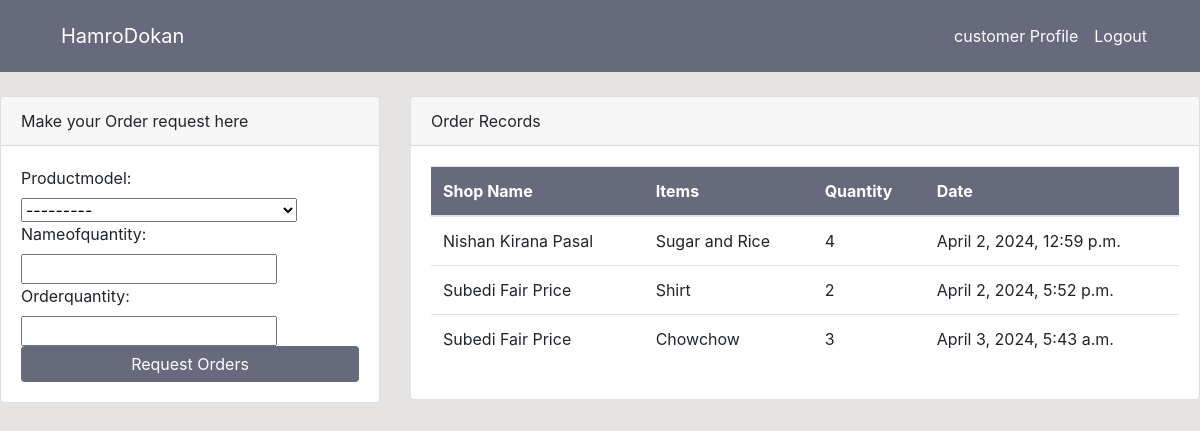
Page /user/order/ (signed in) on the committed database.
### HamroDokan/models.py (models this page shows, shortened)
class ordermodel(models.Model):
    productmodel= models.ForeignKey(productmodel,on_delete=models.CASCADE,null=True)
    nameofquantity= models.CharField(max_length=100,null=True)
    staffmodel = models.ForeignKey(User,models.CASCADE,null=True)
    orderquantity = models.PositiveIntegerField(null=True)
    dates = models.DateTimeField(auto_now_add=True)
    class Meta:
        verbose_name_plural = 'Orders'

class productmodel(models.Model):
    name= models.CharField(max_length=100)
    location= models.CharField(max_length=100)
    whatsapp_number = models.CharField(max_length=20,default='')  # Store WhatsApp number as string
    description=models.CharField(max_length=1000)
    imageshop = models.ImageField(default='',upload_to='vendor_images')
    def __str__(self):
        return f'{self.name} {self.location}'
    class Meta:
        verbose_name_plural = 'Shop List'

### HamroDokan/views.py (the view)
# urls.py: path('user/order/', views.indexpage,name='userorder'),
@login_required(login_url='login')
def indexpage(request):
    countwk = User.objects.all().count()
    orders = ordermodel.objects.all()
    products = productmodel.objects.all()
    ordercount = ordermodel.objects.all().count()
    if request.method == 'POST':
        form = orderform(request.POST)
        if form.is_valid():
            instance = form.save(commit=False)
            instance.staffmodel = request.user
            instance.save()
            return redirect('userorder')
    else:
        form = orderform()
    context={
        'orders': orders,
        'products': products,
        'form':form,
        'countwk': countwk,
        'ordercount':ordercount
    }
    return render(request,'VendorSection/index.html',context)

### HamroDokan/forms.py
class orderform(forms.ModelForm):
    class Meta:
        model = ordermodel
        fields = ['productmodel','nameofquantity','orderquantity']

### HamroDokan/templates/VendorSection/index.html (shortened to what this page needs)
{% extends 'Partials/base.html'%}
{% block content %}
{% if user.is_authenticated and user.is_staff and user.is_superuser %}
{% include 'Partials/topnav.html'%}
    <div class="container">
        <div class="row my-5">
            <div class="col-md-6">
                <div class="bg-white">
                    <canvas id="myChart1" width="400" height="300"></canvas>
                    <script>
                        var ctx = document.getElementById('myChart1').getContext('2d');
                        var myChart1 = new Chart(ctx, {
                            type: 'pie',
                            data: {
                                labels: [{% for order in orders %} '{{order.nameofquantity}}', {% endfor %}],
                                datasets: [{
                                    label: 'Orders',
                                    data: [{% for order in orders %} {{order.orderquantity}}, {% endfor %}],
                                    backgroundColor: [
                                    'rgba(123, 91, 255, 1)',
                                    'rgba(85, 209, 86, 1)',
                                    'rgba(86, 209, 255, 1)',
                                    'rgba(75, 132, 192, 1)',
                                    'rgba(12, 82, 255, 1)',
                                    'rgba(64, 19, 255, 1)',
                                    'rgba(132, 99, 255, 1)',
                                    'rgba(54, 12, 235, 1)',
                                    'rgba(86, 206, 255, 1)',
                                    'rgba(10, 10, 10, 1)'
                                    ],
                                    borderColor: [
                                        'rgba(0, 0, 0, 1)',
                                        'rgba(0, 0, 0, 1)',
                                        'rgba(0, 0, 0, 1)',
                                        'rgba(0, 0, 0, 1)',
                                        'rgba(0, 0, 0, 1)',
                                        'rgba(0, 0, 0, 1)',
                                        'rgba(0, 0, 0, 1)',
                                        'rgba(0, 0, 0, 1)',
                                        'rgba(0, 0, 0, 1)',
                                        'rgba(0, 0, 0, 1)'
                                    ],
                                    borderWidth: 1
                                }]
                            },
                            options: {
                                scales: {
                                    yAxes: [{
                                        ticks: {
                                            beginAtZero: true
                                        }
                                    }]
                                }
                            }
                        });
                    </script>
                </div>
            </div>
            <div class="col-md-6">
                <div class="bg-white">
                    <canvas id="myChart" width="400" height="300"></canvas>
                    <script>
                        var ctx = document.getElementById('myChart').getContext('2d');
                        var myChart = new Chart(ctx, {
                            type: 'bar',
                            data: {
                                labels: [{% for product in products %} '{{product.name}}', {% endfor %}],
                                datasets: [{
                                    label: 'Products',
                                    data: [{% for order in orders %} {{order.orderquantity}}, {% endfor %}],
                                    backgroundColor: [
                                    'rgba(123, 91, 255, 1)',
                                    'rgba(85, 209, 86, 1)',
                                    'rgba(86, 209, 255, 1)',
                                    'rgba(75, 132, 192, 1)',
                                    'rgba(12, 82, 255, 1)',
                                    'rgba(64, 19, 255, 1)',
                                    'rgba(132, 99, 255, 1)',
                                    'rgba(54, 12, 235, 1)',
                                    'rgba(86, 206, 255, 1)',
                                    'rgba(10, 10, 10, 1)'
                                    ],
                                    borderColor: [
                                    'rgba(0, 0, 0, 1)',
                                    'rgba(0, 0, 0, 1)',
                                    'rgba(0, 0, 0, 1)',
                                    'rgba(0, 0, 0, 1)',
                                    'rgba(0, 0, 0, 1)',
                                    'rgba(0, 0, 0, 1)',
                                    'rgba(0, 0, 0, 1)',
                                    'rgba(0, 0, 0, 1)',
                                    'rgba(0, 0, 0, 1)',
                                    'rgba(0, 0, 0, 1)'
                                    ],
                                    borderWidth: 1
                                }]
                            },
                            options: {
                                scales: {
                                    yAxes: [{
                                        ticks: {
                                            beginAtZero: true
                                        }
                                    }]
                                }
                            }
                        });
                    </script>
                </div>
            </div>
        </div>
    </div>
{% else %}
{% include 'VendorSection/staff_index.html' %}
{% endif %}
{% endblock %}

### HamroDokan/templates/Partials/vendornav.html (shortened to what this page needs)
    <nav class="navbar navbar-expand-lg navbar-dark bg-custom">
        <div class="container">
            <nav class="navbar">
                <a class="navbar-brand text-white" href="#" onclick="refreshPage()">HamroDokan</a>
            </nav>
            <div class="collapse navbar-collapse" id="navbarSupportedContent">
                <ul class="navbar-nav ml-auto">
                    <li class="nav-item active">
                        <a class="nav-link text-white" href="{%url 'userprofile'%}">{{user.username}} Profile </a>
                    </li>
                    <li class="nav-item">
                        <a class="nav-link text-white" href="{%url 'logout'%}">Logout</a>
                    </li>
                </ul>
            </div>
        </div>
    </nav>

### HamroDokan/templates/VendorSection/staff_index.html (shortened to what this page needs)
<div>
    <div class="row mt-4">
        <div class="col-md-4">
            <div class="card">
                <div class="card-header">
                    Make your Order request here
                </div>
                <div class="card-body">
                    <form method="POST">
                        {{ form }}
                        <input class="btn btn-custom btn-block" type="submit" value="Request Orders">
                    </form>
                </div>
            </div>
        </div>
        <div class="col-md-8">
            <div class="card">
                <div class="card-header">
                    Order Records
                </div>
                <div class="card-body">
                    <table class="table bg-white">
                        <thead class="bg-custom text-white">
                            <tr>
                                <th scope="col">Shop Name</th>
                                <th scope="col">Items</th>
                                <th scope="col">Quantity</th>
                                <th scope="col">Date</th>
                            </tr>
                        </thead>
                        <tbody>
                            {% for order in orders %}
                            {% if order.staffmodel == user %}
                            <tr>
                                <td>{{order.productmodel.name}}</td>
                                <td>{{order.nameofquantity}}</td>
                                <td>{{order.orderquantity}}</td>
                                <td>{{order.dates}}</td>
                            </tr>
                            {% endif %}
                            {% endfor %}
                        </tbody>
                    </table>
                </div>
            </div>
        </div>
    </div>
</div>

### HamroDokan/templates/Partials/vendornav.html (style rules this page uses)
.bg-custom { background-color: #676a7c; }

### HamroDokan/templates/VendorSection/staff_index.html (style rules this page uses)
.btn-custom { background-color: #676a7c; color: #fff; border: none; }
.bg-custom { background-color: #676a7c; }

### rows in the picture
ordermodel: productmodel.name "Nishan Kirana Pasal", nameofquantity "Sugar and Rice", orderquantity "4", dates "April 2, 2024, 12:59 p.m."
ordermodel: productmodel.name "Subedi Fair Price", nameofquantity "Shirt", orderquantity "2", dates "April 2, 2024, 5:52 p.m."
ordermodel: productmodel.name "Subedi Fair Price", nameofquantity "Chowchow", orderquantity "3", dates "April 3, 2024, 5:43 a.m."

### other values in the picture
{{ user.username }} "customer"
